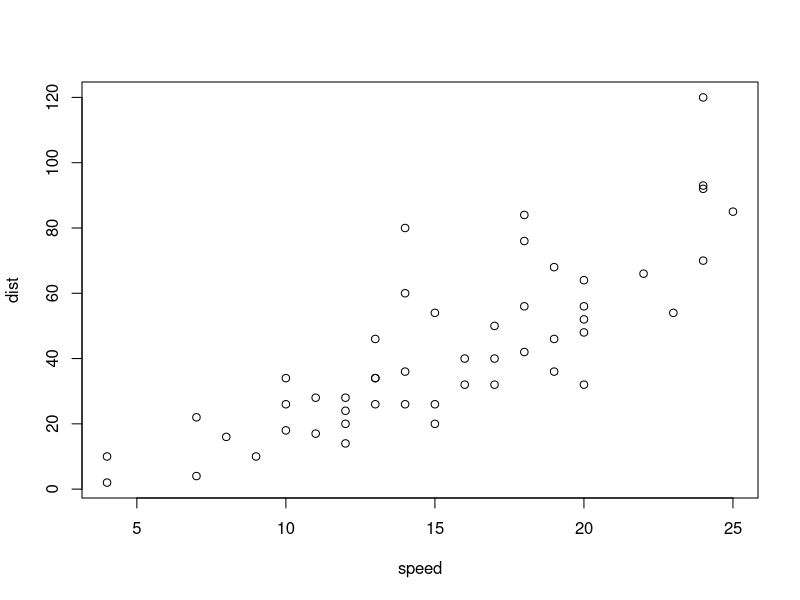
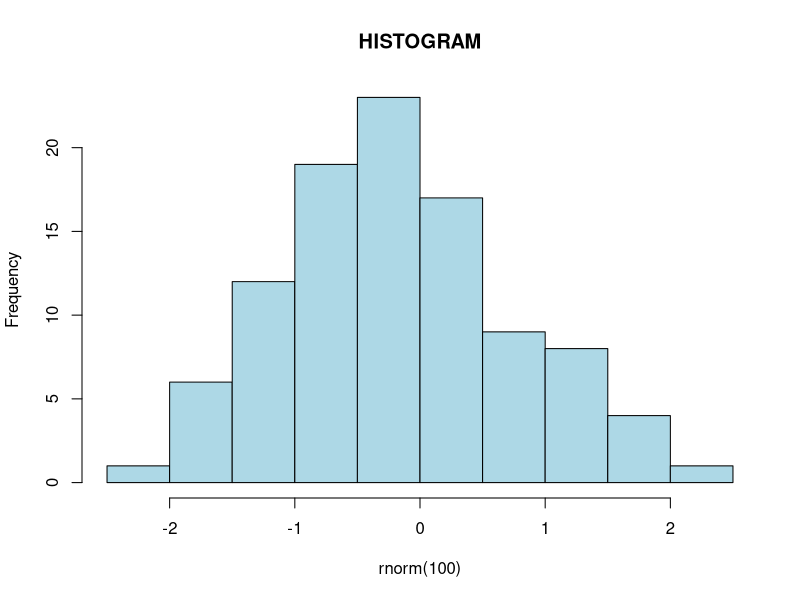

Source code (R) for these figures, in order:
## ---- chunk 1
    knitr::opts_chunk$set(fig.width=12, 
    fig.height=8, fig.path='./Figs/',echo=FALSE,  warning=FALSE, message=FALSE)
## ---- chunk 2
summary(cars)
plot(cars)
hist(rnorm(100),col="lightblue",main="HISTOGRAM")
